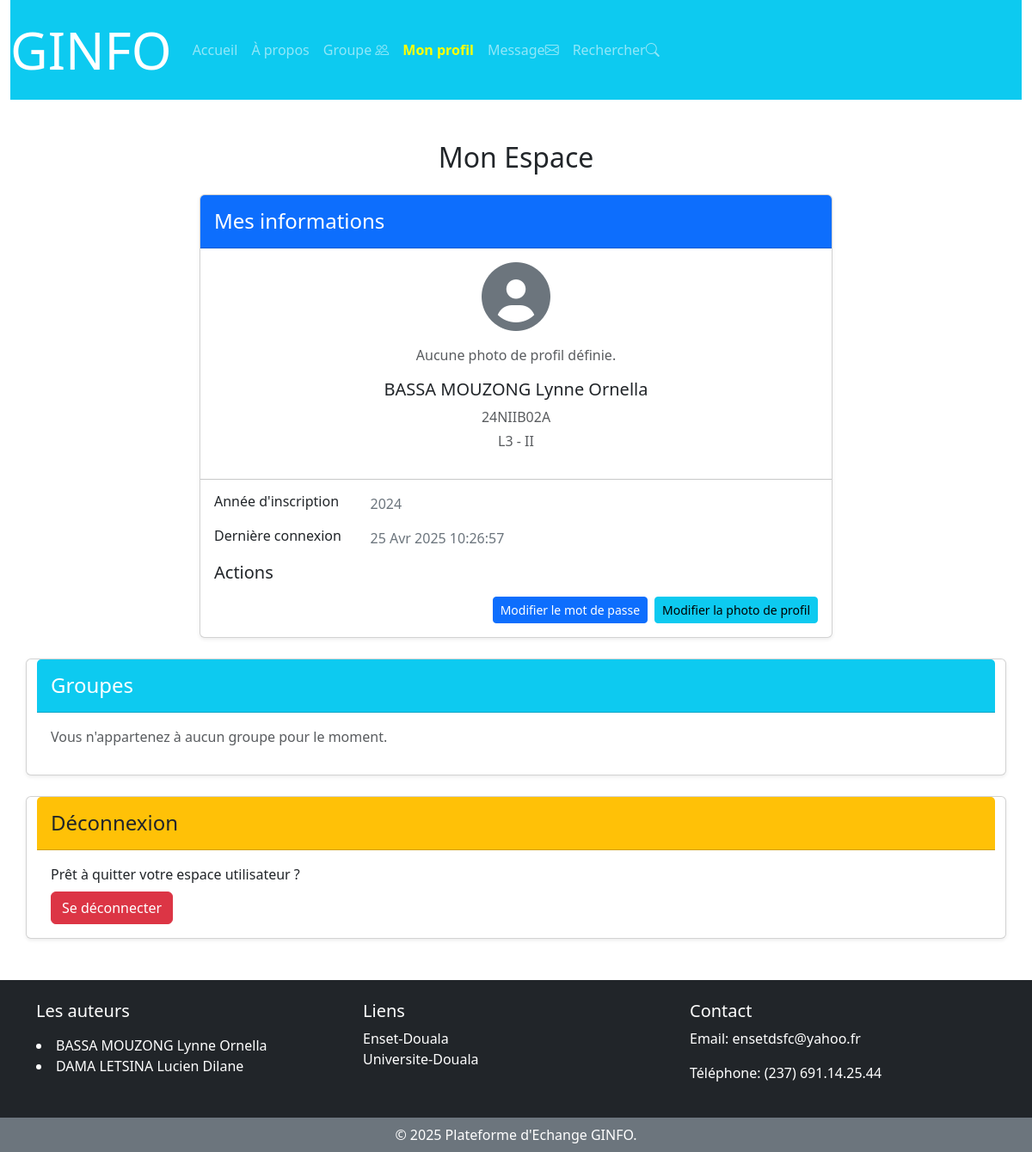
The page /geinfo/profil (signed in) on the database as committed earlier.
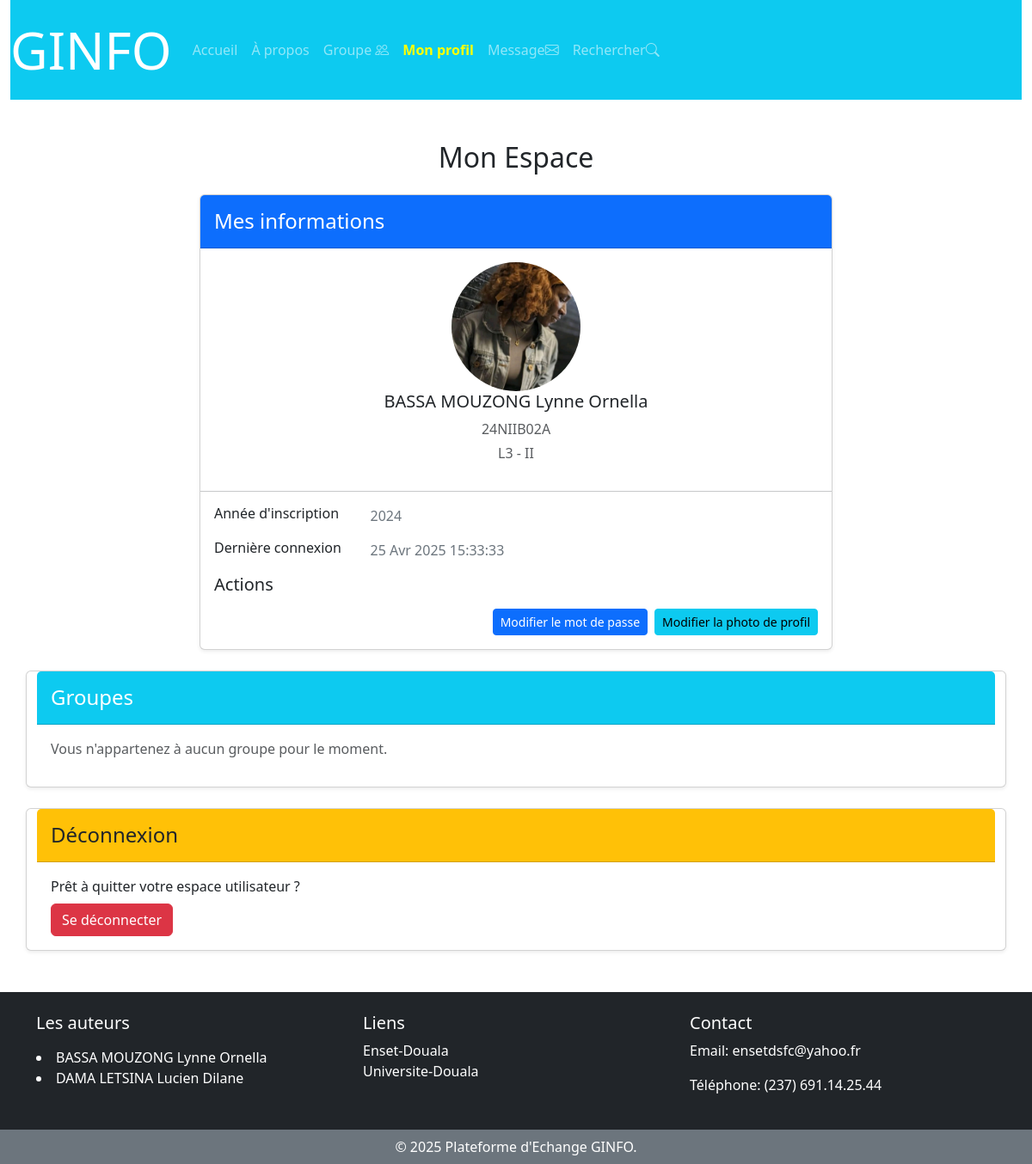
The same page on the database as committed later.
### Etudiants/models.py (models this page shows, shortened)
class Etudiant(AbstractBaseUser,PermissionsMixin):
    matricule=models.CharField(max_length=10,unique=True,verbose_name="identifiant")
    nom=models.CharField(max_length=255,verbose_name="nom")
    prenom=models.CharField(max_length=255,verbose_name="prenom")
    password = models.CharField(max_length=10,verbose_name="mot de passe")
    annee=models.CharField(max_length=4,verbose_name="annee d'inscription",default=0)
    niveau=models.CharField(max_length=9,default=0,verbose_name="niveau")
    filiere =models.CharField(max_length=4,verbose_name="filiere",default=0)
    profil=models.CharField(max_length=255,verbose_name="profil")
    is_active = models.BooleanField(default=True)
    is_admin = models.BooleanField(default=False)
    is_staff= models.BooleanField(default=False)
    is_superuser = models.BooleanField(default=False)
    objects=EtudiantManager()
    USERNAME_FIELD="matricule"
    REQUIRED_FIELDS = ["password"]

### geinfo/views.py (the view)
@login_required
def profil(request):
    try:
        etudiant = request.user
    except Etudiant.DoesNotExist:
        etudiant = None
    context = {
        'etudiant': etudiant,
    }
    return render(request, 'geinfo/profil.html', context)

### geinfo/templates/geinfo/profil.html (shortened to what this page needs)
{% extends "base.html" %}
{% load static %}
{% block rel %}{% static 'geinfo/css/profil.css' %}{% endblock rel %}
{% block nav %}
    <li class="nav-item">
    <a class="nav-link" aria-current="page" href="#">Groupe <i class="bi bi-people"></i></a>
    </li>
    <li class="nav-item">
        <a class="nav-link" aria-current="page" href="{% url 'profil' %}">Mon profil</a>
    </li>
    <li class="nav-item">
    <a class="nav-link" aria-current="page" href="{% url 'etudiants' %}">Message<i class="bi bi-envelope"></i> </a>
    </li>
    <li class="nav-item">
        <a class="nav-link" aria-current="page" href="#">Rechercher<i class="bi bi-search"></i></a>
    </li>
{% endblock nav  %}
{% block content %}
<div class="container mt-5">
    <h2 class="mb-4 text-center">Mon Espace</h2>
    <div class="row justify-content-center">
        <div class="col-md-8">
            <div class="card shadow-sm mb-4">
                <div class="card-header bg-primary text-white py-3">
                    <h4 class="mb-0">Mes informations</h4>
                </div>
                <div class="card-body text-center">
                    {% if user.profil %}
                        <img src="{% static 'geinfo/img/profils/' %}{{ user.profil }}" alt="Photo de profil" class="rounded-circle mb-10" width="150" height="150" style="object-fit: cover;">
                    {% else %}
                        <i class="fas fa-user-circle fa-5x text-secondary mb-3"></i>
                        <p class="text-muted">Aucune photo de profil définie.</p>
                    {% endif %}
                    <h5 class="mb-2">{{ user.nom }} {{ user.prenom }}</h5>
                    <p class="text-muted mb-1">{{ user.matricule }}</p>
                    <p class="text-muted mb-3">{{ user.niveau }} - {{ user.filiere }}</p>
                </div>
                <hr class="my-0">
                <div class="card-body">
                    <div class="row mb-3">
                        <div class="col-sm-3">
                            <h6 class="mb-0">Année d'inscription</h6>
                        </div>
                        <div class="col-sm-9 text-secondary">
                            {{ user.annee }}
                        </div>
                    </div>
                    <div class="row mb-3">
                        <div class="col-sm-3">
                            <h6 class="mb-0">Dernière connexion</h6>
                        </div>
                        <div class="col-sm-9 text-secondary">
                            {% if user.last_login %}
                                {{ user.last_login|date:"d M Y H:i:s" }}
                            {% else %}
                                Jamais
                            {% endif %}
                        </div>
                    </div>
                    <h5 class="mt-3">Actions</h5>
                    <div class="d-flex justify-content-end mt-3">
                       <button type="button" class="btn btn-sm btn-primary me-2" data-bs-toggle="modal" data-bs-target="#modifierMdp">Modifier le mot de passe</button>
                        <button type="button" class="btn btn-sm btn-info" data-bs-toggle="modal" data-bs-target="#modifierInfos">Modifier la photo de profil</button>
                    </div>
                </div>
            </div>
        </div>
        <div class="card shadow-sm mb-4">
                <div class="card-header bg-info text-white py-3">
                    <h4 class="mb-0">Groupes</h4>
                </div>
                <div class="card-body">
                    {% if user.groups.all %}
                        <ul class="list-group list-group-flush">
                            {% for group in user.groups.all %}
                                <li class="list-group-item">{{ group.name }}</li>
                            {% endfor %}
                        </ul>
                    {% else %}
                        <p class="text-muted">Vous n'appartenez à aucun groupe pour le moment.</p>
                    {% endif %}
                </div>
            </div>
            <div class="card shadow-sm">
                <div class="card-header bg-warning text-dark py-3">
                    <h4 class="mb-0">Déconnexion</h4>
                </div>
                <div class="card-body">
                    <p class="mb-0">Prêt à quitter votre espace utilisateur ?</p>
                    <a href="{% url 'logout' %}" class="btn btn-danger mt-2">Se déconnecter</a>
                </div>
            </div>
        </div>
    </div>
</div>
{% endblock content %}

### templates/base.html (shortened to what this page needs)
{% load static %}
<!DOCTYPE html>
<html>
<head>
	<link rel="stylesheet" href="{% block rel %} {% endblock%}">
	<link rel="stylesheet" href="https://cdn.jsdelivr.net/npm/bootstrap@5.3.0-alpha1/dist/css/bootstrap.min.css">
    <link rel="stylesheet" href="https://cdnjs.cloudflare.com/ajax/libs/font-awesome/6.0.0-beta3/css/all.min.css" />
	<link rel="stylesheet" href="{% static 'css/base.css' %}">
	 <link href="https://cdn.jsdelivr.net/npm/bootstrap-icons/font/bootstrap-icons.css" rel="stylesheet">
</head>
<body>
	<div class="container-fluid">
		<div class="row">
			<div class="col-md-12">
				<nav class="navbar navbar-expand-lg navbar-dark bg-info">
					<a class="navbar-brand" href="#">GINFO</a>
					<div class="collapse navbar-collapse" id="navbarNav">
						<ul class="navbar-nav">
							<li class="nav-item">
								<a class="nav-link" aria-current="page" href="{% url 'accueil' %}">Accueil</a>
							</li>
							<li class="nav-item">
								<a class="nav-link" aria-current="page" href="{% url 'propos' %}">À propos</a>
							</li>
							{% block nav %}
							{% endblock nav  %}
						</ul>
					</div>
				</nav>
			</div>
		</div>
		{% block content %}
		{% endblock content %}
	<footer class="bg-dark text-white mt-5">
        <div class="container py-4">
            <div class="row">
                <div class="col-md-4">
                    <h5>Les auteurs</h5>
                    <p>
					<li>BASSA MOUZONG Lynne Ornella</li>
					<li>DAMA LETSINA Lucien Dilane</li>
					</p>
                </div>
                <div class="col-md-4">
                    <h5>Liens</h5>
                    <ul class="list-unstyled">
                        <li><a href="https://www.ensetdouala.net/" class="text-white text-decoration-none">Enset-Douala</a></li>
                        <li><a href="https://univ-douala.cm/" class="text-white text-decoration-none">Universite-Douala</a></li>
                    </ul>
                </div>
                <div class="col-md-4">
                    <h5>Contact</h5>
                    <p>Email: ensetdsfc@yahoo.fr</p>
                    <p>Téléphone: (237) 691.14.25.44 </p>
                </div>
            </div>
        </div>
        <div class="bg-secondary text-center py-2">
            <p class="mb-0">&copy; 2025 Plateforme d'Echange GINFO.</p>
        </div>
    </footer>
</body>
</html>

### geinfo/static/geinfo/css/profil.css (style rules this page uses)
img { border-radius:100%; }

### static/css/base.css (style rules this page uses)
.nav-link.active { font-weight: bold; color: yellow !important; }
.navbar-brand { font-size: 60px; }
footer { width:100%; }
nav { width:100%; }

Rows that differ between the two databases and show on the page:
changed Etudiant "BASSA MOUZONG": profil: picture added; last_login "25 Avr 2025 10:26:57" → "25 Avr 2025 15:33:33"
Other text that changed with them:
text no longer shown: "Aucune photo de profil définie."
